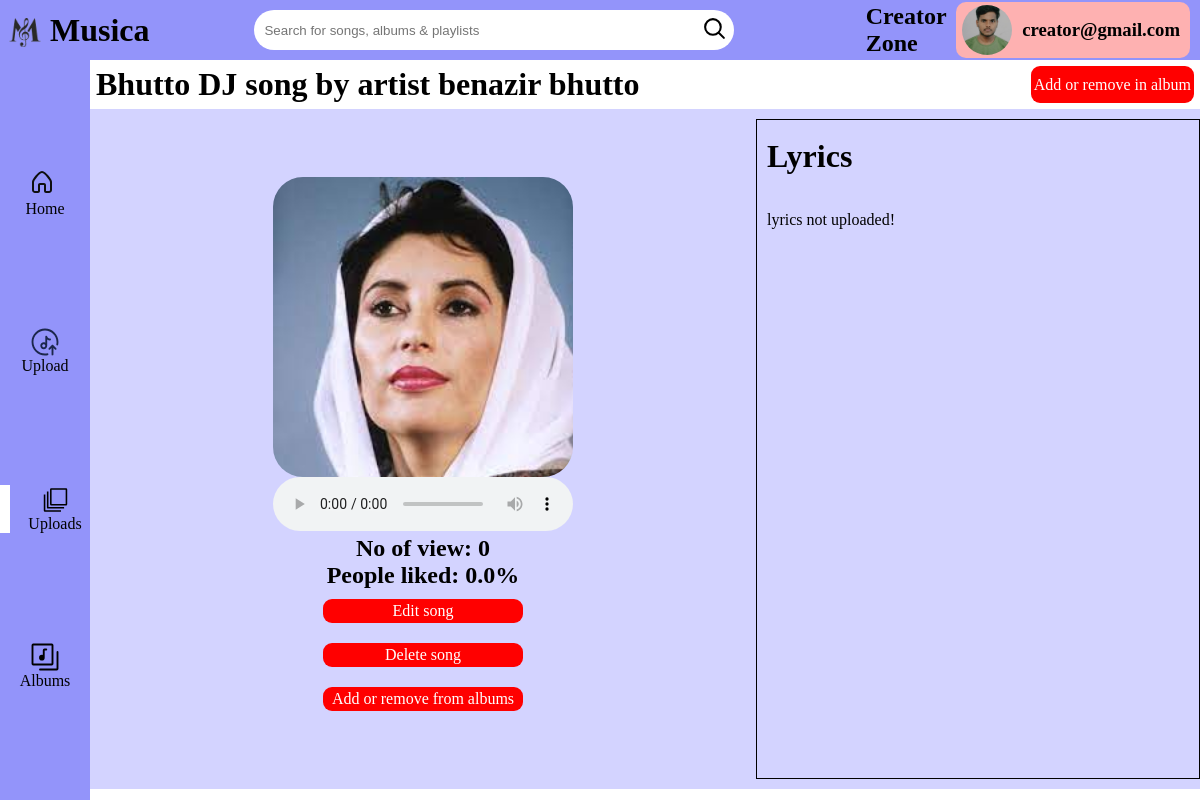
The page /creator/uploads/8 (signed in) on the database its author committed.
### Musica/database/models.py (models this page shows)
class User(db.Model, UserMixin):
    __tablename__ = 'users'
    id = db.Column(db.String,primary_key=True); password = db.Column(db.String,nullable=False)
    f_name = db.Column(db.String,nullable=False); l_name = db.Column(db.String)
    premium = db.Column(db.Boolean,default=False); cover = db.Column(db.String)
    role = db.Column(db.String,default='user'); library = db.relationship('Library',backref='user',uselist=False)
    playlists = db.relationship('Playlist',back_populates='user',cascade="all, delete-orphan")
    songs = db.relationship('Song',back_populates='user',cascade="all, delete-orphan")
    albums = db.relationship('Album',back_populates='user',cascade="all, delete-orphan")
    ratings = db.relationship('Rating',back_populates='user',cascade="all, delete-orphan")
    library = db.relationship('Library',back_populates='user',cascade='all, delete-orphan')

class Song(db.Model):
    __tablename__ = 'songs'
    id = db.Column(db.Integer,primary_key=True,autoincrement=True); filename = db.Column(db.String);
    title = db.Column(db.String,nullable=False); duration = db.Column(db.String,nullable=False)
    time_added = db.Column(db.DateTime, default=datetime.utcnow);
    lyrics = db.Column(db.String);
    cover = db.Column(db.String);
    language = db.Column(db.String,nullable=False)
    artist = db.Column(db.String)
    genre = db.Column(db.String)
    play_count = db.Column(db.Integer, default=0)
    rating = db.Column(db.Float, default=0.0)
    ratings = db.relationship('Rating',back_populates='song',cascade="all, delete-orphan")
    user_id = db.Column(db.String, db.ForeignKey('users.id'), nullable=False)
    user = db.relationship('User',back_populates='songs')
    albums = db.relationship('Album', secondary=album_song_association, single_parent=True, back_populates='songs', lazy=True)
    playlists = db.relationship('Playlist', secondary=playlist_song_association, single_parent=True, back_populates='songs', lazy=True)
    library = db.relationship('Library',secondary=library_song_association, single_parent=True, back_populates='songs', lazy=True)

### Musica/routes/creator.py (the view)
@app.route('/creator/uploads/', defaults={'song_id': None}, methods=['GET', 'POST'])
@app.route('/creator/uploads/<int:song_id>',methods=['GET','POST'])
@allowed_for(['creator'])
@not_in_blacklist
def all_uploads(song_id):
    session['currentPage']='uploads'
    song = Song.query.get(song_id)
    if request.method == 'GET' and song:
        if song.user_id == current_user.id:
            if song.lyrics:
                lyrics = get_lyrics(song.lyrics)
            else:
                lyrics = None
            return render_template('creator/sub-temp/song.html',song=song,lyrics=lyrics)
        flash('You are not owner of that song!','warning')
        return redirect(url_for('all_uploads'))
    elif request.method == 'POST' and not(song):
        pass
    else:
        return render_template('creator/uploads.html')

### Musica/routes/permissions.py (called while the page is built)
def login_required(f):
    @wraps(f)
    def wrapper(*args,**kwargs):
        if current_user.is_authenticated:
            return f(*args, **kwargs)
        flash('Welcome to Musica, login or signup to enter...','info')
        return redirect(url_for('welcome'))
    return wrapper

def allowed_for(list):
    def decorator(f):
        @wraps(f)
        @login_required
        def wrapper(*args,**kwargs):
            if current_user.role in list:
                    return f(*args,**kwargs)
            flash('You are not allowed to access this route!','warning')
            return redirect(url_for('home'))
        return wrapper
    return decorator

def not_in_blacklist(f):
    @wraps(f)
    @login_required
    def wrapper(*args,**kwargs):
        if Blacklist.query.get(current_user.id):
            flash('You are in blacklist for breaching company policies, contact admin for more details.','warning')
            return redirect(url_for('home'))
        return f(*args,**kwargs)
    return wrapper

### Musica/routes/welcome.py (called while the page is built)
@login_manager.user_loader
def load_user(user_id):
    return User.query.get(user_id)

### Musica/templates/creator/sub-temp/song.html (shortened to what this page needs)
{% extends "creator/base.html" %}
{% block content %}
<link rel="stylesheet" href="{{url_for('static',filename='css/creator/song.css')}}">
<div class="heading">
    <h1>{{song.title}} by artist {{song.artist}}</h1>
    <a class="normal button" href="/creator/uploads/{{song.id}}/add/albums">Add or remove in album</a>
</div>
<div class="song-main">
    <div class="song">
        <div class="song-cover">
            {% if song.cover %}
            <img class="song-cover" src="{{url_for('static',filename='uploads/images/song_covers/')}}{{song.cover}}">
            {% endif %}
        </div>
        <div class="song-file">
            <audio src="{{url_for('static',filename='uploads/songs/')}}{{song.filename}}" controls></audio>
        </div>
        <h2>No of view: {{song.play_count}}</h2>
        <h2>People liked: {{song.rating}}%</h2>
        <a href="/creator/uploads/{{song.id}}/update" class="normal button">Edit song</a>
        <a href="/creator/uploads/{{song.id}}/delete" class="normal button">Delete song</a>
        <a href="/creator/uploads/{{song.id}}/add/albums/" class="normal button">Add or remove from albums</a>
    </div>
    <div class="lyrics" style="white-space: pre-line;">
        <h1>Lyrics</h1>
        {% if lyrics %}
            {{lyrics}}
        {% else %}
            lyrics not uploaded!
        {% endif %}
    </div>
</div>
{% endblock %}

### Musica/templates/creator/base.html (shortened to what this page needs)
<!DOCTYPE html>
<html lang="en">
<head>
    <link rel="stylesheet" href="{{url_for('static',filename='css/creator/base.css')}}">
</head>
<body>
    <header>
        <a href="/" class="main-logo normal noSelect">
            <img style="width: 50px; height: 50px;" src="{{url_for('static',filename='images/musica.svg')}}">
            <h1>Musica</h1>
        </a>
        <div class="separator">
            <form action="" method="post">
                <input class="noSelect" type="text" placeholder="Search for songs, albums & playlists">
                <button type="submit">
                </button>
            </form>
            <h2>Creator Zone</h2>
            <div class="profile noSelect">
                <div id="dropMenu" >
                    <img {% if current_user.cover %} src="{{url_for('static',filename='uploads/images/profile_covers/')}}{{current_user.cover}}" {% else %} src="{{url_for('static',filename='uploads/images/profile_covers/default_profile.png')}}" {% endif %}>
                    <h3 >{{current_user.id}}</h3>
                </div>
            </div>
        </div>
    </header>
    <aside class="noSelect" >
    <li {% if session['currentPage'] == 'creator_home' %} class="currentPage" {% endif %} ><a class="normal" href="/creator">
        Home</a></li>
    <li {% if session['currentPage'] == 'upload' %} class="currentPage" {% endif %} ><a class="normal" href='/creator/uploads/upload'>
        Upload</a></li>
    <li {% if session['currentPage'] == 'uploads' %} class="currentPage" {% endif %} ><a class="normal" href='/creator/uploads/'>
        Uploads</a></li>
    <li {% if session['currentPage'] == 'albums' %} class="currentPage" {% endif %} ><a class="normal" href="/creator/albums/">
        Albums</a></li>
    </aside>
    <main>
        {% block content %}
        {% endblock %}
    </main>
</body>
</html>

### Musica/static/css/creator/base.css (style rules this page uses)
* { box-sizing: border-box; padding: 0; margin: 0; }
a.normal { text-decoration: none; color: black; }
.noSelect { user-select: none; }
header { background-color: rgb(147, 148, 250); display: flex; align-items: center; width: 100%; height: 60px; position: fixed; z-index: 6; left: 0; top: 0; right: 0; }
.main-logo { display: flex; align-items: center; width: 180px; }
header .separator { width: 100%; padding: 0 10px 0 100px; display: flex; align-items: center; justify-content: space-between; }
header form { width: 100%; display: flex; }
header form input { width: 440px; height: 40px; padding-left: 10px; border-radius: 100px 0 0 100px; border: none; }
header form button { width: 40px; height: 40px; border-radius: 0 100px 100px 0; border: none; background-color: white; }
header .separator .profile img { width: 50px; height: 50px; border-radius: 100%; border-width: 5px; border-color: white; object-fit: cover; }
#dropMenu { display: flex; align-items: center; gap: 10px; background-color: rgb(254, 177, 177); border-radius: 10px; padding: 3px 10px 3px 6px; }
aside { height: calc(100%-60px); width: 90px; position: fixed; padding-top: 60px; left: 0; bottom: 0; top: 0; background-color: rgb(147, 148, 250); list-style: none; display: flex; flex-direction: column; justify-content: space-evenly; }
aside li a { display: flex; flex-direction: column; align-items: center; }
aside .currentPage { border-left: 10px solid white; padding-left: 10px; }
main { position: fixed; bottom: 0; right: 0; width: calc(100% - 90px); height: calc(100% - 60px); overflow: auto; overflow-x: hidden; }

### Musica/static/css/creator/song.css (style rules this page uses)
.heading { display: flex; justify-content:space-between; padding: 6px; }
a.button { padding: 3px; text-align: center; display: flex; align-items: center; background-color: red; color: white; border-radius: 9px; }
.song-main { display: flex; width: 100%; padding: 10px 0px; height: calc(100% - 60px); background-color: rgb(211, 211, 255); }
.song { width: 60%; display: flex; align-items: center; justify-content: center; flex-direction: column; }
.song .button { width: 200px; display: flex; justify-content: center; margin: 10px; }
.song-cover { width: 300px; height: 300px; object-fit: cover; border-radius: 30px; }
.lyrics { width: 40%; border: 1px solid black; padding-left: 10px; overflow: auto; padding-bottom: 50px; }

### rows shown on the page
User: cover (picture), id "creator@gmail.com"
Song: title "Bhutto DJ song", artist "benazir bhutto", cover (picture), play_count "0", rating "0.0"
